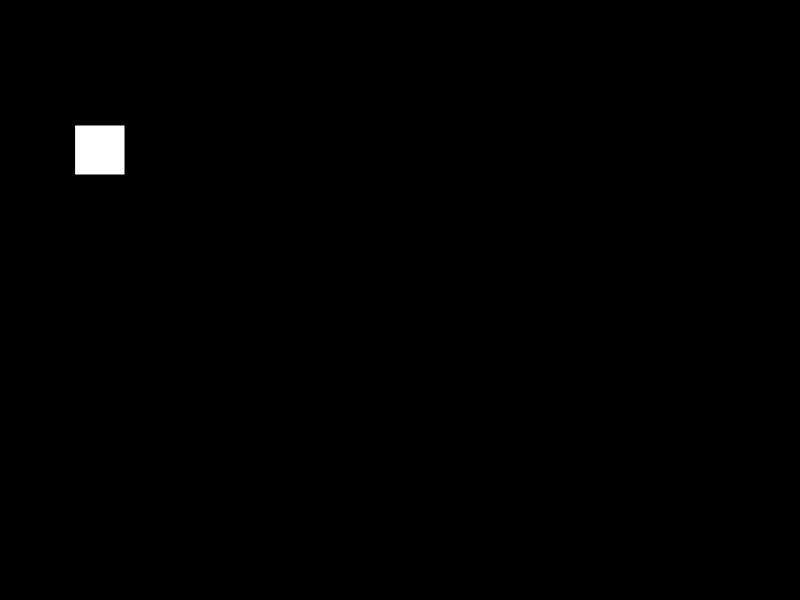
Frame 1 (no input)
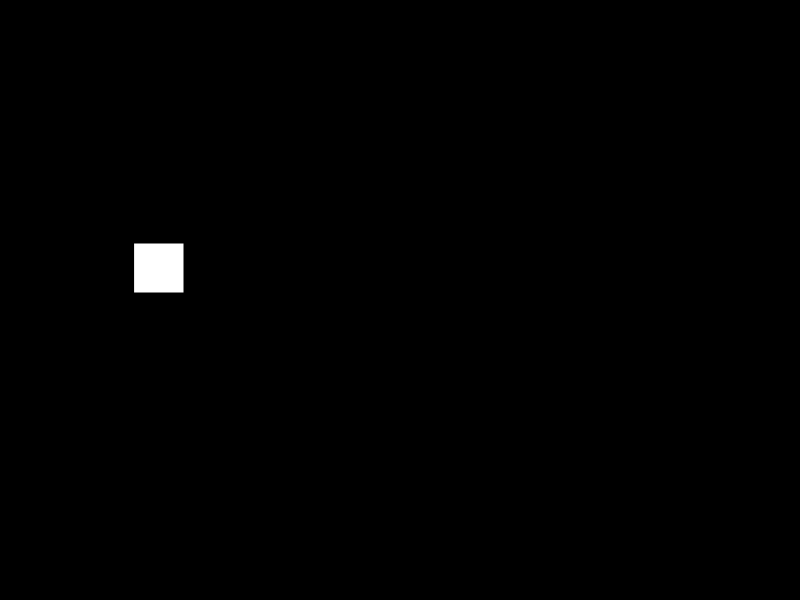
Frame 60 (no input)
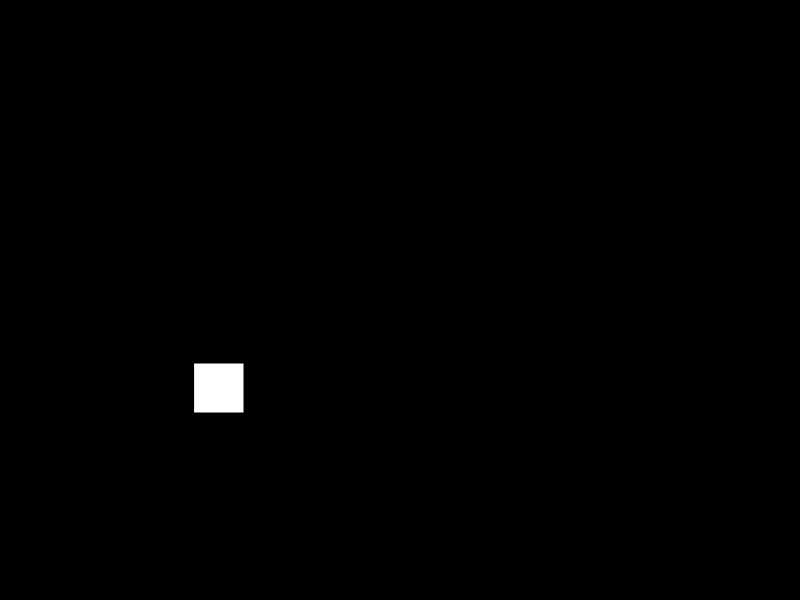
Frame 120 (the mouse pressed at the canvas centre since frame 60)

The p5.js sketch that drew these frames (run headless with seeded random() and noise() and a simulated clock; from frame 60 on, the mouse is pressed at the canvas centre):

// p5.js sketch
// ── sketch.js
// // keep track of box position
// var xPos = 250;
// var yPos = 250;

// // keep track of box speed
// var xSpeed = 1;
// var ySpeed = 2;

// // keep track of box color
// var r, g, b = 255;

let x = 100;
let y = 150;

let xSpeed = 1;     
let ySpeed = 2;


function setup() {
  createCanvas(800, 600);
  background(0)
  rectMode(CENTER);
  // fill(255);
}

function draw() {
  background(0);
  rect(x,y,50,50);
  x += xSpeed;
  y += ySpeed;

  //handle bounces
  if (y >= height || y <= 0) {
    ySpeed *= -1;
    fill(random(255,random(255),random(255)))
  }
  if (x >= width-50 || x <= 0) {
    xSpeed *= -1;
    fill(random(255,random(255),random(255)))
  }




  // // draw our box
  // fill(r,g,b);
  // rect(xPos, yPos, 50, 50);

  // // move our box
  // xPos += xSpeed;
  // yPos += ySpeed;

  // // did the box hit the left or right edge?
  // if (xPos > width || xPos < 0) {
  //   // if so, reverse the box speed (so that next time it will be moving
  //   // in the opposite direction)
  //   xSpeed *= -1;

  //   // change the box color
  //   r = random(255);
  //   g = random(255);
  //   b = random(255);
  // }

  // // did the box hit the top or bottom edge?
  // if (yPos > height || yPos < 0) {
  //   // if so, reverse the box speed (so that next time it will be moving
  //   // in the opposite direction)
  //   ySpeed *= -1;

  //   // change the box color
  //   r = random(255);
  //   g = random(255);
  //   b = random(255);
  // }
}
